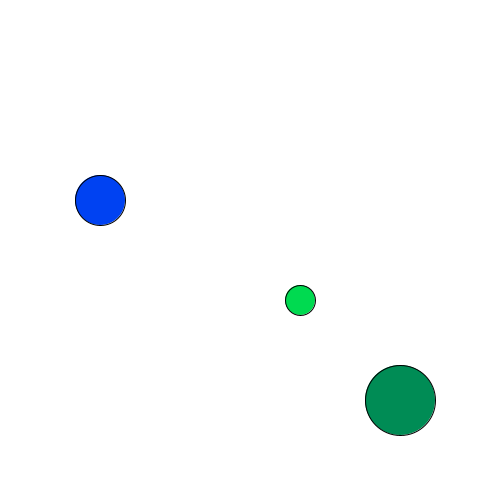
Frame 1 (no input)
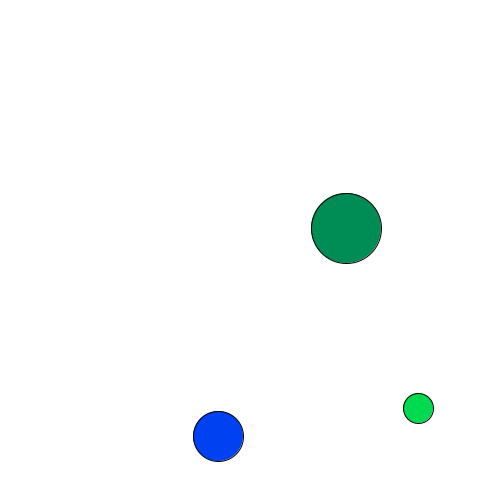
Frame 60 (the mouse pressed at the canvas centre just before this capture)
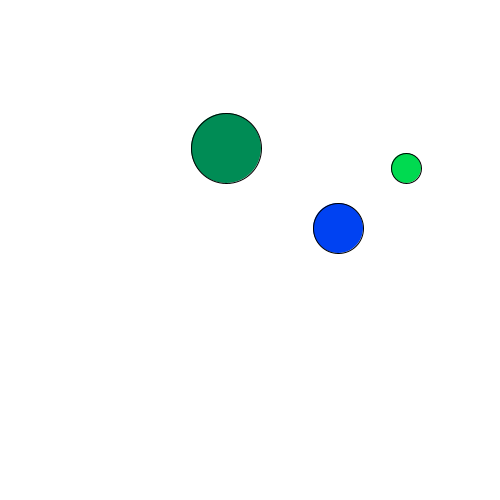
Frame 120 (the mouse held since frame 60 and released just before this capture)

The Processing sketch that drew these frames (run headless with seeded random() and noise(); from frame 60 on, the mouse is pressed at the canvas centre):

// Processing sketch: sketch_260423a
// ── sketch_260423a.pde
Ball ball1;
Ball ball2;
Ball ball3;

void setup() {

  size(500,500);
  ball1 = new Ball(100,200,50);
  ball2 = new Ball(300,300,30);
  ball3 = new Ball(400,400,70);
}

void draw(){
  background(255);
  ball1.display();
  ball1.update();
  
  ball2.display();
  ball2.update();
  
  ball3.display();
  ball3.update();
  
}

// ── Ball.pde
class Ball{//creating a Ball Class

  
  float x, y;
  float radius;
  float vx, vy;
  color col;
  
  
 //constructor
 Ball (float startX,float startY,float r){
    x = startX;
    y = startY;
    radius = r;
    vx=2;
    vy=4;
    col = color(random(0.255),random(0,255),random(0,255)); 
}
void display(){
  fill(col);
ellipse(x,y,radius,radius);
}
void update(){

    x = x+vx;
    y = y+vy;

if((x +radius > width) || (x - radius  < 0)) vx = -vx;
if((y + radius > height) ||( y - radius <0))vy = -vy;

  }

}
